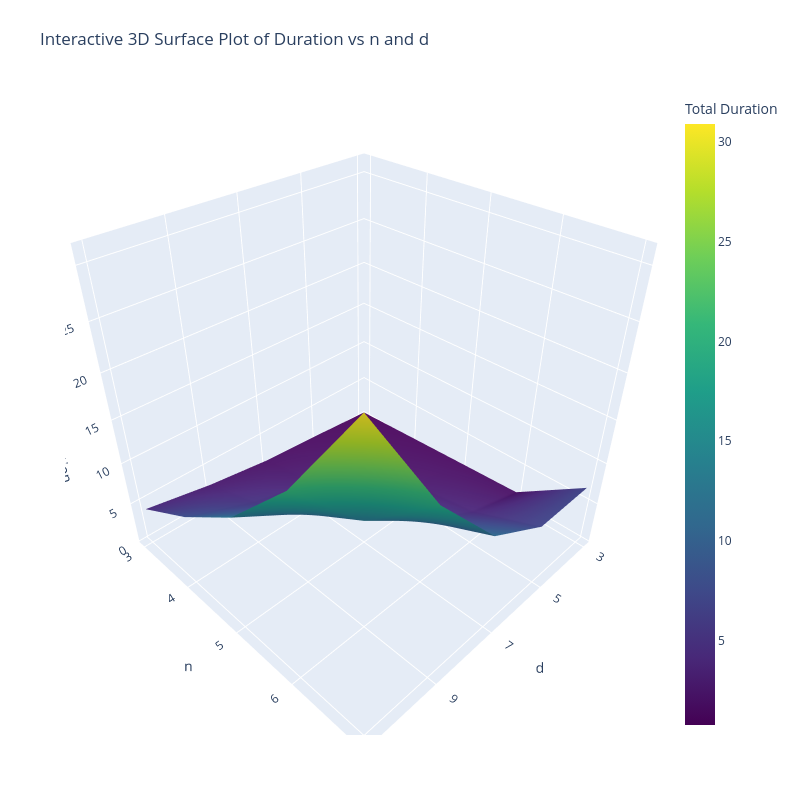

Source (notebook cell):
### Markdown cell above
<llm-snippet-file>DataAnalysis.ipynb</llm-snippet-file>

### Code cell
import pandas as pd
import plotly.graph_objects as go

# Load the dataset
df = pd.read_csv('results.csv')

# Calculate total duration and odd d
df['total_duration'] = df['duration1'] + df['duration2']
df['d'] = df['k'] * 2 + 1

# Filter for integer n and odd d (d is already odd by calculation)
# Ensure n is integer type for the pivot
df['n'] = df['n'].astype(int)

# Pivot the data to create a matrix for the surface plot
pivot_df = df.pivot(index='n', columns='d', values='total_duration')

# Create the 3D surface plot using Plotly
fig = go.Figure(data=[go.Surface(
    z=pivot_df.values,
    x=pivot_df.columns,
    y=pivot_df.index,
    colorscale='Viridis',
    colorbar_title='Total Duration'
)])

# Update labels and title, ensuring axes use integer/odd values
fig.update_layout(
    title='Interactive 3D Surface Plot of Duration vs n and d',
    scene=dict(
        xaxis=dict(title='d', tickmode='array', tickvals=pivot_df.columns),
        yaxis=dict(title='n', tickmode='array', tickvals=pivot_df.index),
        zaxis_title='Total Duration'
    ),
    autosize=False,
    width=800,
    height=800,
    margin=dict(l=65, r=50, b=65, t=90)
)

fig.show()
fig.write_html('plot.html')

### Figure 1 — Plotly figure (JSON) as saved in the notebook; plotly's stock layout.template omitted (floating-point values rounded to 4 significant figures)
{"data": [{"colorbar": {"title": {"text": "Total Duration"}}, "colorscale": [[0.0, "#440154"], [0.1111, "#482878"], [0.2222, "#3e4989"], [0.3333, "#31688e"], [0.4444, "#26828e"], [0.5556, "#1f9e89"], [0.6667, "#35b779"], [0.7778, "#6ece58"], [0.8889, "#b5de2b"], [1.0, "#fde725"]], "x": [3, 5, 7, 9, 11], "y": [3, 4, 5, 6, 7], "z": [[0.7727, 1.365, 1.861, 2.856, 4.283], [1.138, 1.985, 3.23, 5.235, 8.191], [1.482, 2.787, 5.343, 8.579, 13.08], [1.818, 3.987, 7.732, 12.73, 20.54], [7.019, 7.02, 11.04, 19.22, 30.91]], "type": "surface"}], "layout": {"scene": {"xaxis": {"title": {"text": "d"}, "tickmode": "array", "tickvals": [3, 5, 7, 9, 11]}, "yaxis": {"title": {"text": "n"}, "tickmode": "array", "tickvals": [3, 4, 5, 6, 7]}, "zaxis": {"title": {"text": "Total Duration"}}}, "margin": {"l": 65, "r": 50, "b": 65, "t": 90}, "title": {"text": "Interactive 3D Surface Plot of Duration vs n and d"}, "autosize": false, "width": 800, "height": 800}}
